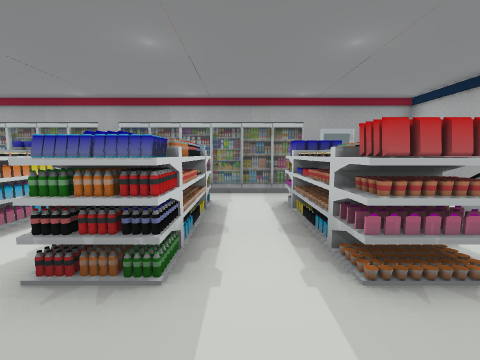
View 1 (above)

17 first-person views from a walk through a scene from a Unity 3-D project. The camera is 1.3 m above the floor, tilts 6° down and sees 90° across. The floor is counted in squares, 1 m on a side. Each view is taken from the middle of a square. On the plan, view 1 faces up. The plan holds only what a view shows up to about 12 squares ahead; the rest is blank. The place goes on beyond the plan. The player character is not drawn. Door leaves are left out, so doorways stand open. Some surface patterns are stand-ins.

View 2
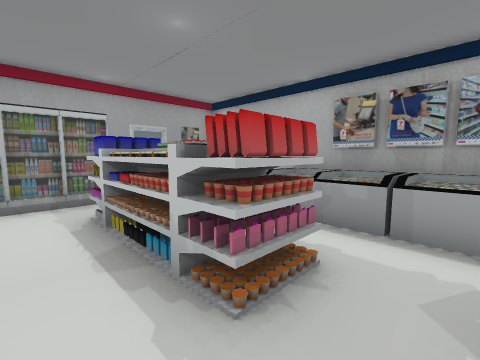

View 3
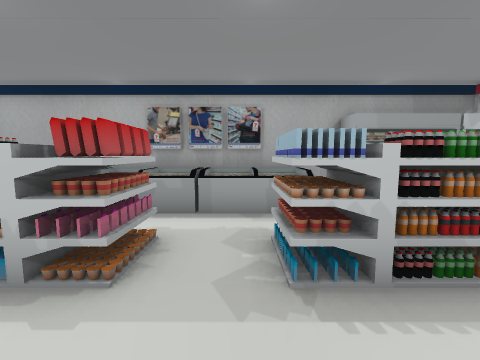

View 4
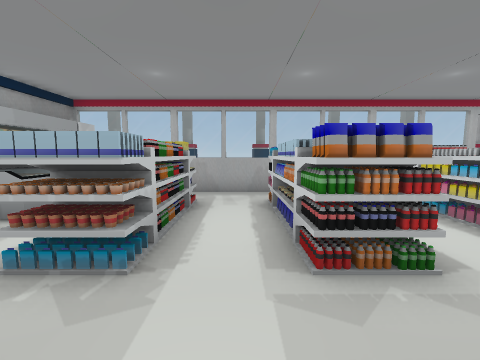

View 5
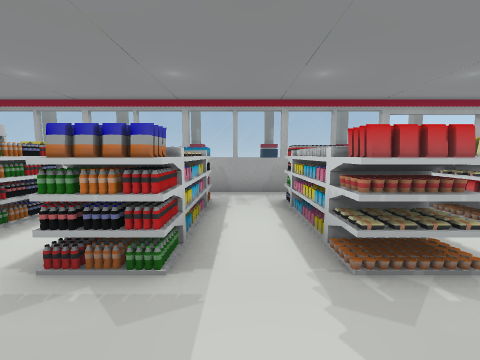

View 6
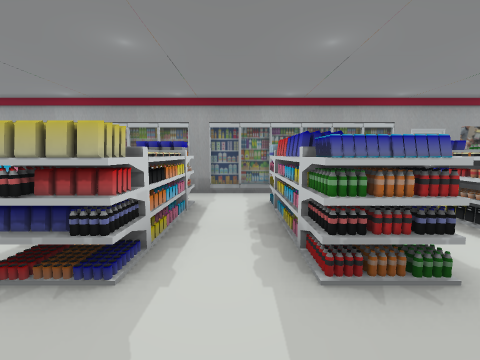

View 7
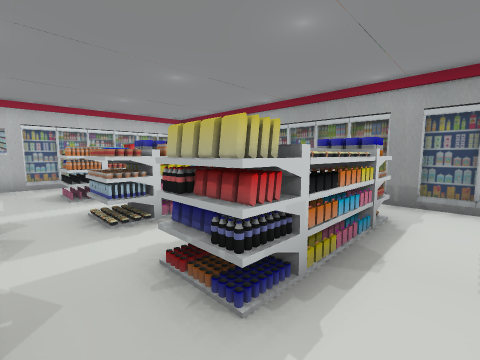

View 8
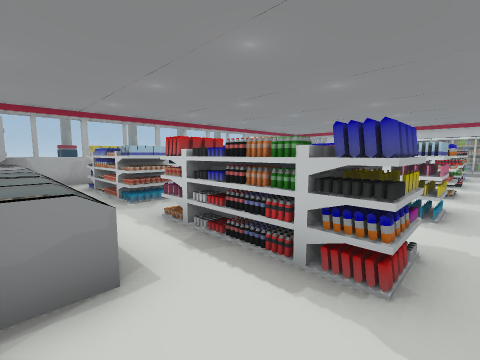

View 9
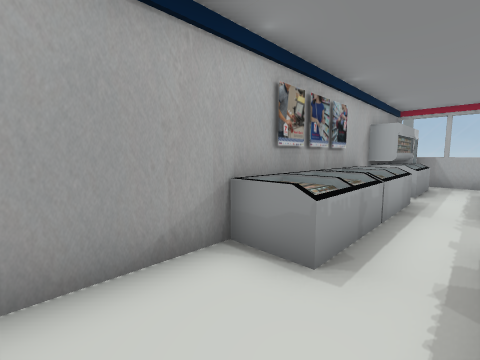

View 10
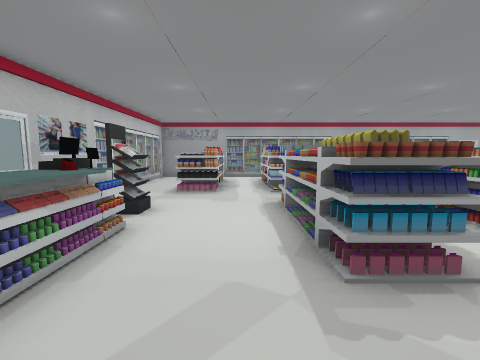

View 11
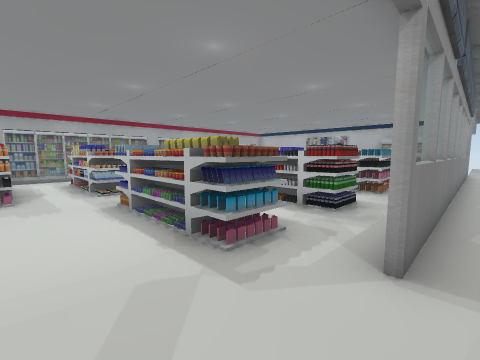

View 12
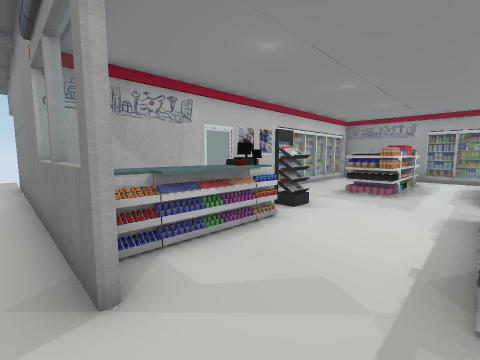

View 13
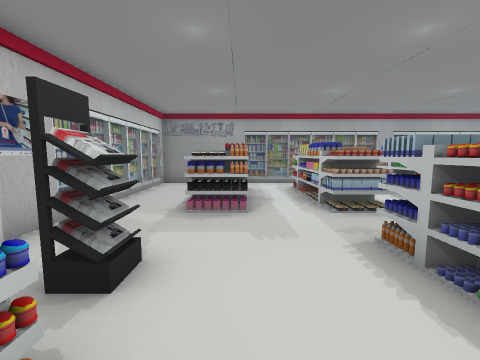

View 14
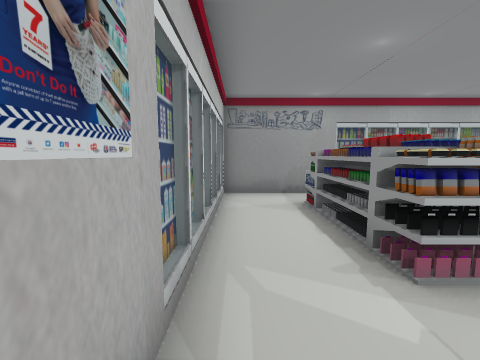

View 15
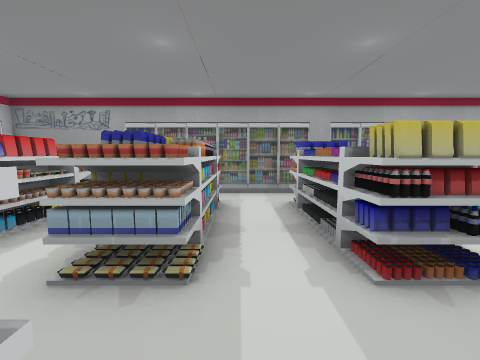

View 16
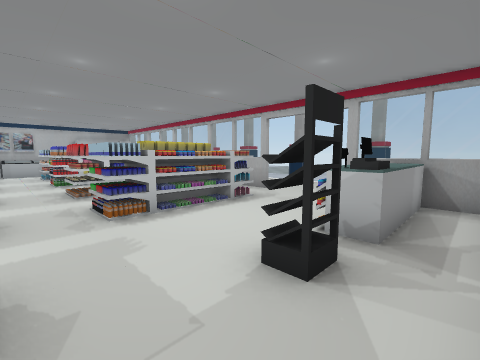

View 17
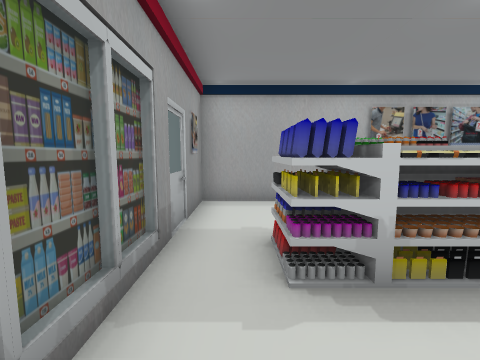

### Floor plan
Ten units are one square. View 1 is at (0, 0); x grows to the right and y downward. Boxes are objects, and circles mark ways between rooms. Rooms are numbered by the first view taken in them; rooms with no view inside come last. Other rooms are left out.
<svg viewBox="-180 -87 250 232">
<path fill="none" stroke="#000" d="M57 36 57 -81 -35 -81M21 -82 -40 -82M41 -82 27 -82M-49 53 45 53M37 55 -81 55M-134 55 -175 55M-147 7 -147 17M-81 53 -49 53M-147 -58 -147 -16M-147 -68 -147 -61M-141 53 -135 53M-147 -78 -147 -71M-46 -82 -109 -82M-35 -81 -145 -81 -145 56"/>
<rect x="-25" y="-5" width="20" height="50" fill="#bbb"><title>other object</title></rect>
<rect x="-25" y="-65" width="20" height="50" fill="#bbb"><title>other object</title></rect>
<rect x="5" y="25" width="30" height="20" fill="#bbb"><title>other object</title></rect>
<rect x="5" y="5" width="10" height="20" fill="#bbb"><title>other object</title></rect>
<rect x="5" y="-5" width="30" height="10" fill="#bbb"><title>other object</title></rect>
<rect x="5" y="-65" width="30" height="50" fill="#bbb"><title>other object</title></rect>
<rect x="15" y="5" width="10" height="30" fill="#bbb"><title>other object</title></rect>
<rect x="25" y="15" width="10" height="10" fill="#bbb"><title>other object</title></rect>
<rect x="25" y="5" width="10" height="10" fill="#bbb"><title>other object</title></rect>
<rect x="35" y="15" width="20" height="40" fill="#bbb"><title>other object</title></rect>
<rect x="35" y="-15" width="20" height="30" fill="#bbb"><title>other object</title></rect>
<rect x="35" y="-45" width="20" height="30" fill="#bbb"><title>other object</title></rect>
<rect x="-115" y="75" width="10" height="20" fill="#bbb"><title>other object</title></rect>
<rect x="-85" y="75" width="10" height="20" fill="#bbb"><title>other object</title></rect>
<rect x="-55" y="75" width="20" height="20" fill="#bbb"><title>other object</title></rect>
<rect x="-15" y="75" width="10" height="20" fill="#bbb"><title>other object</title></rect>
<rect x="15" y="75" width="20" height="20" fill="#bbb"><title>other object</title></rect>
<rect x="55" y="75" width="10" height="20" fill="#bbb"><title>other object</title></rect>
<rect x="-135" y="15" width="20" height="40" fill="#bbb"><title>other object</title></rect>
<rect x="-135" y="-5" width="20" height="20" fill="#bbb"><title>other object</title></rect>
<rect x="-125" y="-65" width="20" height="50" fill="#bbb"><title>other object</title></rect>
<rect x="-95" y="-5" width="20" height="50" fill="#bbb"><title>other object</title></rect>
<rect x="-95" y="-35" width="10" height="20" fill="#bbb"><title>other object</title></rect>
<rect x="-95" y="-55" width="10" height="20" fill="#bbb"><title>other object</title></rect>
<rect x="-95" y="-65" width="20" height="10" fill="#bbb"><title>other object</title></rect>
<rect x="-85" y="-35" width="10" height="20" fill="#bbb"><title>other object</title></rect>
<rect x="-85" y="-55" width="10" height="20" fill="#bbb"><title>other object</title></rect>
<rect x="-65" y="-5" width="30" height="50" fill="#bbb"><title>other object</title></rect>
<rect x="-65" y="-65" width="30" height="50" fill="#bbb"><title>other object</title></rect>
<circle cx="-40" cy="-70" r="3" fill="#2a7"/>
<circle cx="-40" cy="7" r="3" fill="#2a7"/>
<circle cx="-95" cy="50" r="3" fill="#2a7"/>
<text x="10" y="-10">1</text>
<text x="-30" y="140">2</text>
<text x="-100" y="-10">3</text>
</svg>
Room 1 opens to room 3. Room 2 opens to room 3.

Where each view was taken, in squares from view 1:
view 1: 0 up, 0 right, facing up
view 2: 1 up, 0 right, facing up-right
view 3: 1 up, 1 left, facing right
view 4: 3 up, 0 right, facing down
view 5: 3 up, 3 left, facing down
view 6: 0 up, 3 left, facing up
view 7: 1 up, 3 left, facing up-left
view 8: 7 up, 5 right, facing down-left
view 9: 7 up, 3 right, facing down-right
view 10: 6 down, 10 left, facing up
view 11: 6 down, 11 left, facing up-right
view 12: 6 down, 9 left, facing up-left
view 13: 3 down, 11 left, facing up
view 14: 0 up, 14 left, facing up
view 15: 0 up, 7 left, facing up
view 16: 2 up, 14 left, facing down-right
view 17: 7 up, 1 left, facing right
